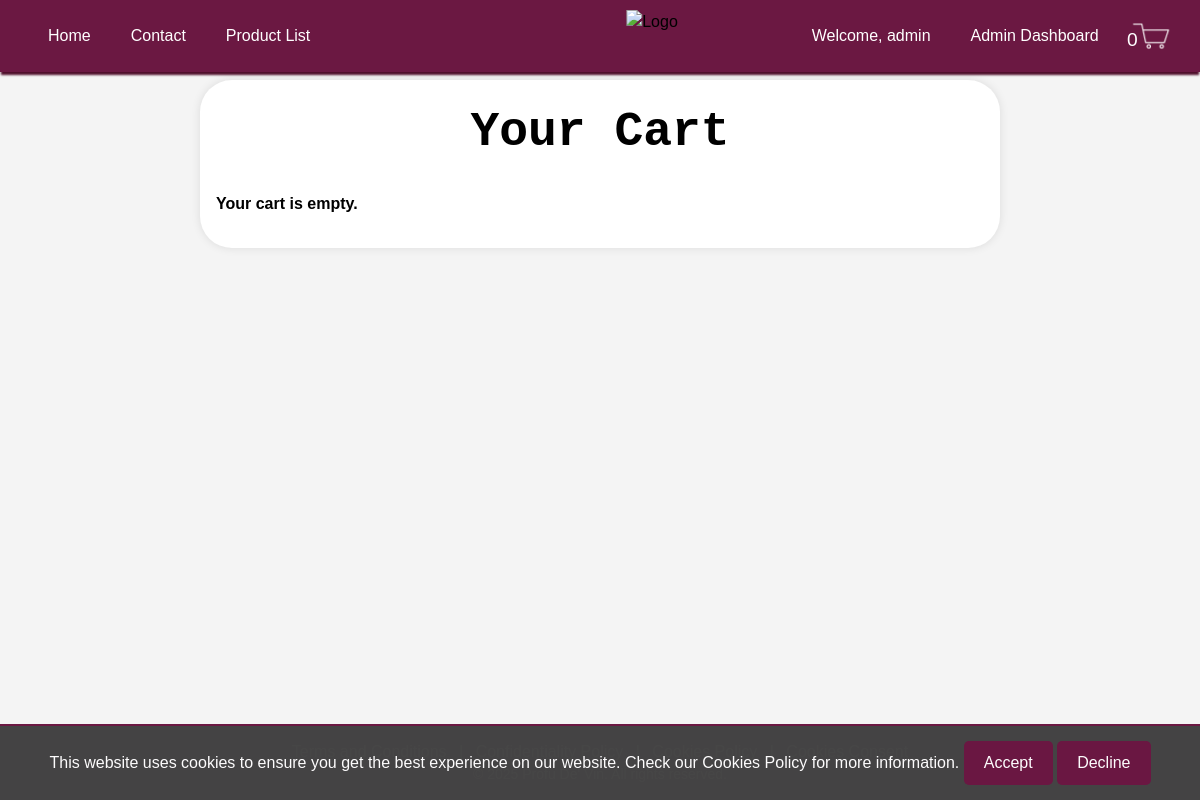
/home/cart/ (signed in), run on an earlier commit of the app's database.
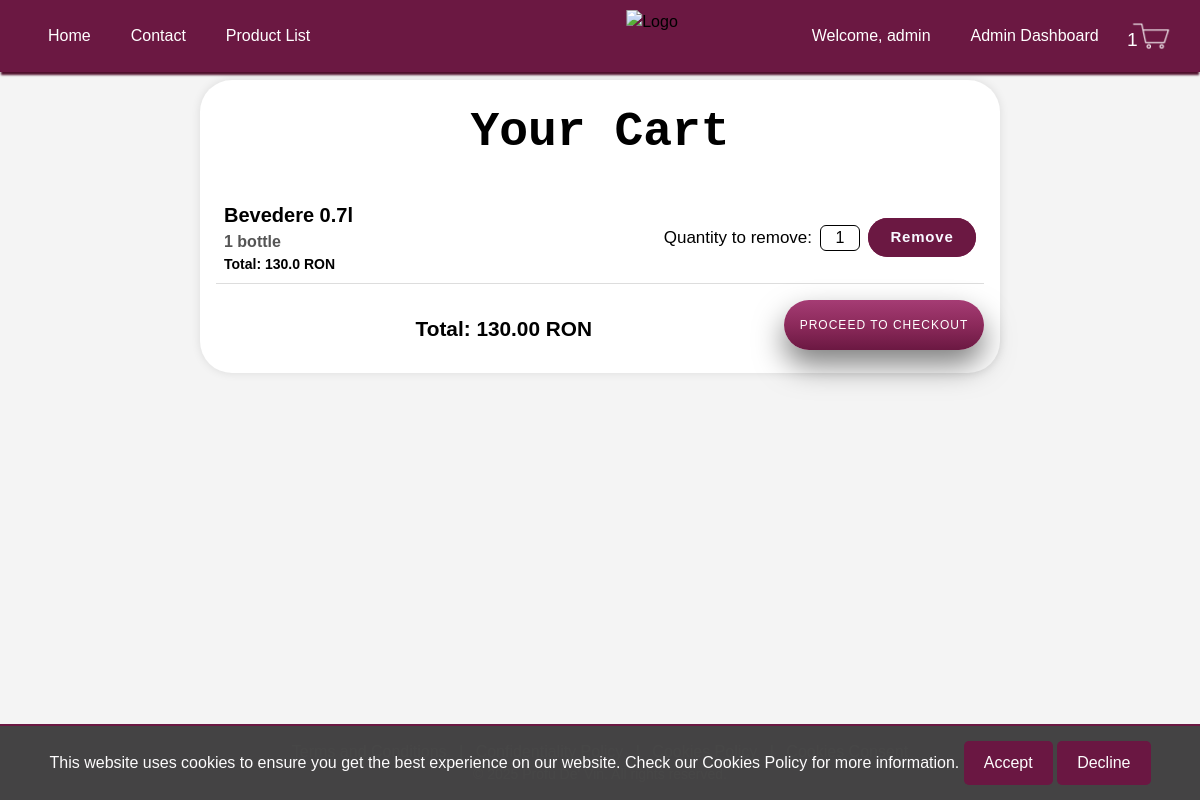
And on a later commit of the database.
### my_app/models.py (models this page shows, shortened)
class CartItem(models.Model):
    cart = models.ForeignKey(Cart, on_delete=models.CASCADE)
    wine = models.ForeignKey(Wines, null=True, blank=True, on_delete=models.CASCADE)
    spirit = models.ForeignKey(Spirits, null=True, blank=True, on_delete=models.CASCADE)
    quantity = models.PositiveIntegerField(default=1)
    price = models.DecimalField(max_digits=6, decimal_places=2, null=True, default=0.00)

class Spirits(models.Model):
    Type = models.CharField(max_length=100, default = '')
    Name = models.CharField(max_length=100, default='')
    Style = models.CharField(max_length=100, null=True)
    AlcLvl = models.IntegerField(default=0)
    Price = models.DecimalField(max_digits=6, decimal_places=2, null=True)
    Qty = models.IntegerField(null=True)
    ID = models.AutoField(primary_key=True, editable=False)
    image = models.ImageField(upload_to='spirits/', null=True, blank=True)

### my_app/views.py (the view)
# urls.py: path('home/cart/', views.cart_view, name='cart_view'),
@login_required
def cart_view(request):
    cart, created = Cart.objects.get_or_create(user=request.user)
    cart_items = CartItem.objects.filter(cart=cart)
    total_value = sum(item.price * item.quantity for item in cart_items)
    return render(request, 'my_app/cart.html', {'cart_items': cart_items, 'total_value': total_value})

### my_app/context_processors.py (called while the page is built)
def cart_item_count(request):
    if request.user.is_authenticated:
        cart_items = CartItem.objects.filter(cart__user=request.user)
        return {'cart_item_count': cart_items.count()}
    return {'cart_item_count': 0}

### my_app/templatetags/custom_filters.py (called while the page is built)
@register.filter
def multiply(value, arg):
    try:
        return float(value) * float(arg)
    except (ValueError, TypeError):
        return ''

### templates/my_app/cart.html (shortened to what this page needs)
<!DOCTYPE html>
<html lang="en">
<head>
    {% load static %}
    <link href="https://cdn.jsdelivr.net/npm/tailwindcss@2.2.19/dist/tailwind.min.css" rel="stylesheet">
    <link href="{% static 'css/cart.css' %}" rel="stylesheet">
</head>
<body>
    {% include 'my_app/header.html' %}
    {% load custom_filters %}
    <main>
    <div class="content">
        <h1>Your Cart</h1>
        <ul class="cart-items">
            {% for item in cart_items %}
                <li class="cart-item">
                    <div class="item-details">
                        <div class="item-info">
                            <div class="item-name">
                                {% if item.wine %}
                                    {{ item.wine.Name }}
                                {% else %}
                                    {{ item.spirit.Name }}
                                {% endif %}
                            </div>
                            <div class="item-quantity">
                                {% if item.quantity > 1 %}
                                    {{ item.quantity }} bottles - {{ item.price|floatformat:2 }} RON each
                                {% else %}
                                    {{ item.quantity }} bottle
                                {% endif %}
                            </div>
                            <div class="item-total-price">
                                    Total: {{ item.price|floatformat:2|multiply:item.quantity }} RON
                            </div>
                        </div>
                    </div>
                    <form method="post" action="{% url 'remove_from_cart' item.id %}" class="remove-form">
                        <p style="font-size: 17px; margin-right: 0.5rem;">Quantity to remove: </p>
                        <input type="number" name="quantity" value="1" min="1" max="{{ item.quantity }}" class="small-input text-center">
                        <button type="submit"><span>Remove</span></button>
                    </form>
                </li>
            {% empty %}
                <li style="align-items: center; font-weight: 600;">Your cart is empty.</li>
            {% endfor %}
        </ul>
        <div class="checkout">
            {% if cart_items %}
                <p class="total-value">Total: {{ total_value|floatformat:2 }} RON</p>
                <a href="{% url 'checkout' %}"><button class="btncheckout">
                    <span class="btncheckout-text-one">Proceed to Checkout</span>
                </button></a>
            {% endif %}
        </div>
    </div>
    </main>
    {% include 'my_app/footer.html' %}
</body>
</html>

### templates/my_app/header.html (shortened to what this page needs)
{% load static %}
{% load custom_filters %}
    <header class="header">
        <div class="links">
            <nav class="flex items-center justify-between relative">
                <div class="hidden lg:flex lg:items-center lg:space-x-10 lg:-ml-20">
                    <a href="/home" title="" class="headerlinks"> Home </a>
                    <a href="/home/contact" title="" class="headerlinks"> Contact </a>
                    <a href="/home/product_list" title="" class="headerlinks"> Product List </a>
                </div>
                <div class="absolute left-1/2 transform -translate-x-1/2">
                    <a href="/home">
                        <img class="imageheadersize" src="{% static 'images/logo.png' %}" alt="Logo" />
                    </a>
                </div>
                <div class="hidden lg:flex lg:items-center lg:space-x-10 lg:-mr-20">
                    {% if user.is_authenticated %}
                    <a href="{% url 'profile_view' %}" title="" class="headerlinks">
                        <span class="headerlinks">Welcome, {{ user.username }}</span>
                        {% if user.is_superuser or user|has_group:"Product Population" %}
                            <a href="{% url 'admin_dashboard' %}" title="" class="headerlinks"> Admin Dashboard </a>
                        {% endif %}
                    </a>
                        <a href="{% url 'cart_view' %}" class="headerlinks cart-link">
                            <span class="cartlogo"><span class="cart-count">{{ cart_item_count }}</span></span>
                        </a>
                    {% else %}
                        <a href="{% url 'login' %}?next={{ request.path }}" title="" class="headerlinks"> Log in </a>
                        <a href="{% url 'signup' %}?next={{ request.path }}" title="" class="headerlinks"> Sign up </a>
                    {% endif %}
                </div>
            </nav>
        </div>
    </header>

What changed in the data, as far as the page shows it:
added CartItem: spirit.Name "Bevedere 0.7l", quantity "1", price|multiply "130.0"
Also different on the page:
{{ cart_item_count }}: "0" → "1"
{{ total_value|floatformat:2 }}: (not shown) → "130.00"
text no longer shown: "Your cart is empty."
text now shown: "Total: RON PROCEED TO CHECKOUT"
